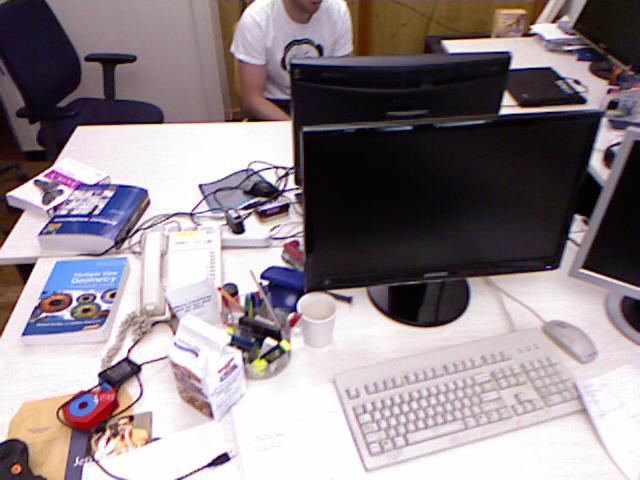
//> input picture camera_slam/CLionProjects/05LKFlow/1.png, 640 x 480 px
$ ./example_16-01 ../1.png   (built with g++ and OpenCV 4)
//> lines starting //> are read from the running program, lines starting //| are printed output that depends on the picture
// Example 16-1. Pyramid L-K optical flow
//
#include <iostream>
#include <vector>
#include <opencv2/opencv.hpp>

static const int MAX_CORNERS = 1000;
using std::cout;
using std::endl;
using std::vector;


void help( char** argv ) {
  cout << "\nExample 16-1: Pyramid L-K optical flow example.\n" << endl;
  cout << "Call: " <<argv[0] <<" [image1] [image2]\n" << endl;
  cout << "\nExample:\n" << argv[0] << " ../example_16-01-imgA.png ../example_16-01-imgB.png\n" << endl;
  cout << "Demonstrates Pyramid Lucas-Kanade optical flow.\n" << endl;
}

int main(int argc, char** argv) {
//    if (argc != 3) {
//        help(argv);
//        exit(-1);
//    }
    // Initialize, load two images from the file system, and
    // allocate the images and other structures we will need for
    // results.
    //
    cv::Mat imgA = cv::imread("../1.png", CV_LOAD_IMAGE_GRAYSCALE);
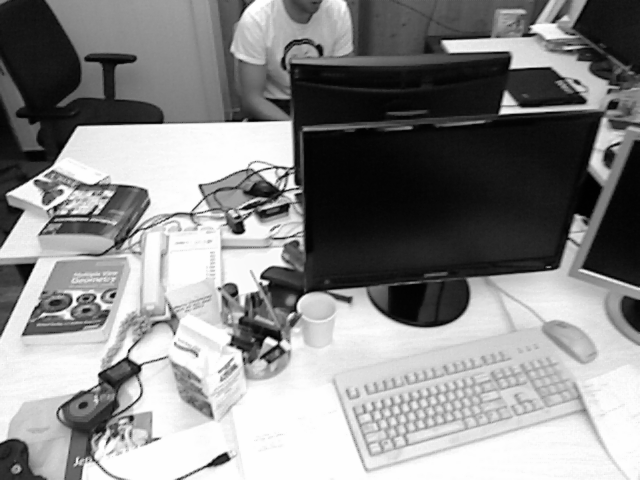
//> imgA: 480 rows x 640 cols, CV_8UC1; min 1, max 254, mean 137.6
    cv::Mat imgB = cv::imread("../2.png", CV_LOAD_IMAGE_GRAYSCALE);
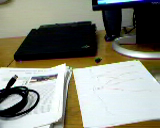
//> input picture camera_slam/CLionProjects/05LKFlow/LKFlow/2.png, 160 x 128 px
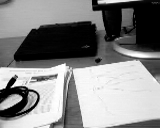
//> imgB: 128 rows x 160 cols, CV_8UC1; min 0, max 255, mean 133.6
    cv::Size img_sz = imgA.size();
//> img_sz = Size(640, 480)
    int win_size = 10;
    cv::Mat imgC = cv::imread("../2.png", CV_LOAD_IMAGE_UNCHANGED);
//> imgC is the input picture: 128 rows x 160 cols, CV_8UC3; mean B, G, R 123.6, 136, 134.3
    // The first thing we need to do is get the features
    // we want to track.
    //
    vector< cv::Point2f > cornersA, cornersB;
    const int MAX_CORNERS = 500;
    cv::goodFeaturesToTrack(
        imgA,                         // Image to track
        cornersA,                     // Vector of detected corners (output)
        MAX_CORNERS,                  // Keep up to this many corners
        0.01,                         // Quality level (percent of maximum)
        5,                            // Min distance between corners
        cv::noArray(),                // Mask
        3,                            // Block size
        false,                        // true: Harris, false: Shi-Tomasi
        0.04                          // method specific parameter
    );
//> cornersA = 500 Points (x, y), first 12: [97, 205], [199, 185], [280, 188], [230, 344], [260, 283], [285, 188], [23, 334], [295, 194], [218, 288], [94, 213], [111, 296], [267, 282]

    cv::cornerSubPix(
        imgA,                           // Input image
        cornersA,                       // Vector of corners (input and output)
        cv::Size(win_size, win_size),   // Half side length of search window
        cv::Size(-1, -1),               // Half side length of dead zone (-1=none)
        cv::TermCriteria(
            cv::TermCriteria::MAX_ITER | cv::TermCriteria::EPS,
            20,                         // Maximum number of iterations
            0.03                        // Minimum change per iteration
        )
    );
//> cornersA = 500 Points (x, y), first 12: [97, 205], [198, 184.7], [281.7, 191.6], [229.4, 344.2], [261.3, 281.8], [281.7, 191.6], [20.59, 335.6], [294.8, 189.3], [219.1, 287.3], [87.16, 216.8], [111, 296], [261.3, 281.9]

    // Call the Lucas Kanade algorithm
    //
    vector<uchar> features_found;
//> (the run ends here: the program stops with an error, at `cv::calcOpticalFlowPyrLK(`)
